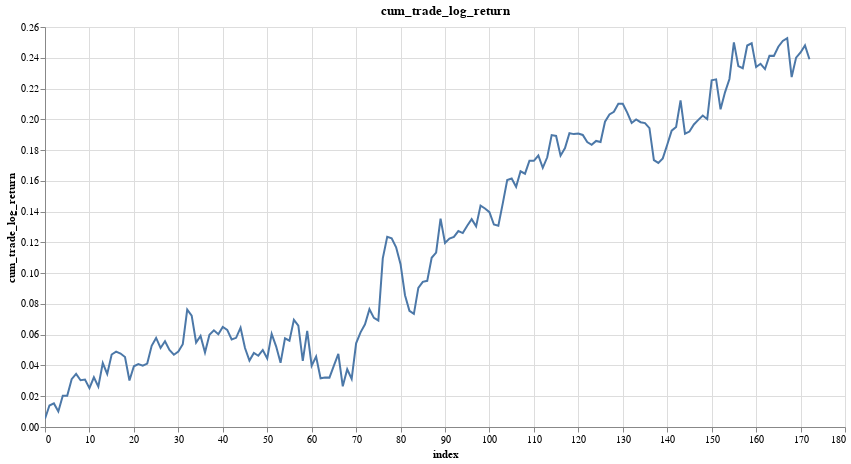

Notebook code for this chart:
### Markdown cell above
### equity curve (log space)

### Code cell
research.plot_column(test_trades, 'cum_trade_log_return')

### Figure 1 — Vega-Lite specification as saved in the notebook (floating-point values rounded to 4 significant figures; data arrays with more than 128 entries replaced by an {"elided": "..."} marker saying what was removed)
{"config": {"view": {"continuousWidth": 300, "continuousHeight": 300}}, "data": {"name": "data-129d4047483c96525f45b496ae0ca985"}, "mark": {"type": "line", "tooltip": true}, "encoding": {"x": {"field": "index", "type": "quantitative"}, "y": {"field": "cum_trade_log_return", "type": "quantitative"}}, "height": 400, "params": [{"name": "param_10", "select": {"type": "interval", "encodings": ["x", "y"]}, "bind": "scales"}], "title": "cum_trade_log_return", "width": 800, "$schema": "https://vega.github.io/schema/vega-lite/v5.20.1.json", "datasets": {"data-129d4047483c96525f45b496ae0ca985": {"elided": "173 records"}}}
